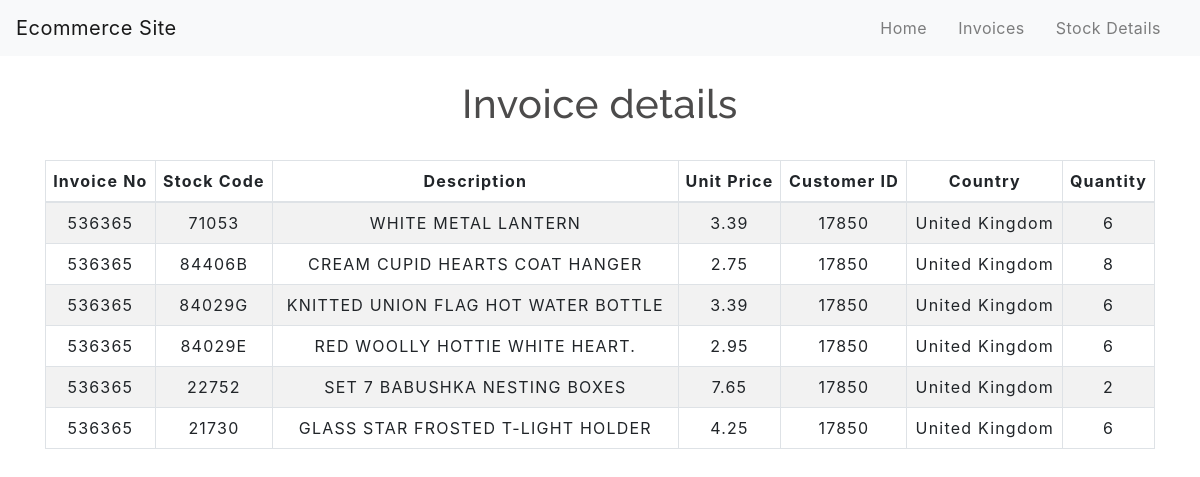
Screenshot of /query6.php?InvoiceNo=536365 with the database file from the repository.
### tables this page shows
CREATE TABLE `Orders` (
  `InvoiceNo` varchar(10) DEFAULT NULL,
  `StockCode` varchar(10) DEFAULT NULL,
  `Quantity` int(5) DEFAULT NULL,
  KEY `InvoiceNo` (`InvoiceNo`),
  KEY `StockCode` (`StockCode`),
  CONSTRAINT `Orders_ibfk_1` FOREIGN KEY (`InvoiceNo`) REFERENCES `Invoice` (`InvoiceNo`)
);

CREATE TABLE `Stock` (
  `StockCode` varchar(10) NOT NULL,
  `Description` varchar(50) DEFAULT NULL,
  `UnitPrice` float DEFAULT NULL,
  PRIMARY KEY (`StockCode`)
);

CREATE TABLE `Invoice` (
  `InvoiceNo` varchar(10) NOT NULL,
  `InvoiceDate` date DEFAULT NULL,
  `CustomerID` int(8) DEFAULT NULL,
  `Country` varchar(25) DEFAULT NULL,
  PRIMARY KEY (`InvoiceNo`)
);

### query6.php (the view, shortened to what this page needs)
<!DOCTYPE html>
<html lang="en">
<head>
    <link rel="stylesheet" href="https://maxcdn.bootstrapcdn.com/bootstrap/4.0.0/css/bootstrap.min.css">
    <link rel="stylesheet" type="text/css" href="css/table.css">
    <link rel="stylesheet" type="text/css" href="css/navbar.css">
</head>
<body>
<?php
    include 'config.php';
    $InvoiceNo = $_GET['InvoiceNo'];
$query = mysqli_query($conn, "SELECT Invoice.CustomerID, Invoice.Country, Orders.InvoiceNo, Orders.StockCode, Stock.Description, Stock.UnitPrice, Orders.Quantity FROM Orders INNER JOIN Invoice ON Orders.InvoiceNo = Invoice.InvoiceNo INNER JOIN Stock ON Orders.StockCode = Stock.StockCode WHERE Invoice.InvoiceNo = '".$InvoiceNo."'")
   or die (mysqli_error($conn));
?>
<?php
  include 'navbar.php';
?>
<div class="container">
        <h2 class="text-center pt-4">Invoice details</h2>
        <br>
            <div class="row">
                <div class="col">
                    <div class="table-responsive-sm">
                    <table class="table table-hover table-sm table-striped table-condensed table-bordered">
                        <thead>
                            <tr>
                            <th scope="col" class="text-center py-2">Invoice No</th>
                            <th scope="col" class="text-center py-2">Stock Code</th>
                            <th scope="col" class="text-center py-2">Description</th>
                            <th scope="col" class="text-center py-2">Unit Price</th>
                            <th scope="col" class="text-center py-2">Customer ID</th>
                            <th scope="col" class="text-center py-2">Country</th>
                            <th scope="col" class="text-center py-2">Quantity</th>
                            </tr>
                        </thead>
                        <tbody>
                <?php
                    while($rows=mysqli_fetch_assoc($query)){
                ?>
                    <tr>
                        <td class="py-2"><?php echo $rows['InvoiceNo'] ?></td>
                        <td class="py-2"><?php echo $rows['StockCode']?></td>
                        <td class="py-2"><?php echo $rows['Description']?></td>
                        <td class="py-2"><?php echo $rows['UnitPrice']?></td>
                        <td class="py-2"><?php echo $rows['CustomerID']?></td>
                        <td class="py-2"><?php echo $rows['Country']?></td>
                        <td class="py-2"><?php echo $rows['Quantity']?></td>
                    </tr>
                <?php
                    }
                ?>
                        </tbody>
                    </table>
                    </div>
                </div>
            </div>
         </div>
</body>
</html>

### navbar.php (shortened to what this page needs)
<nav class="navbar navbar-expand-md navbar-light bg-light">
<a class="navbar-brand" href="index.php">Ecommerce Site</a>
<div class="collapse navbar-collapse" id="collapsibleNavbar">
      <ul class="navbar-nav ml-auto">
        <li class="nav-item">
          <a class="nav-link" href="index.php">Home</a>
        </li>
        <li class="nav-item">
          <a class="nav-link" href="query1.php">Invoices</a>
        </li>
        <li class="nav-item">
          <a class="nav-link" href="query2.php">Stock Details</a>
        </li>
    </div>
 </nav>

### css/table.css (style rules this page uses)
* { padding: 10; margin: 0; box-sizing: border-box;] }
h2 { font-size: 40px; }
table { letter-spacing: 1.2px; }
td { text-align: center; }

### css/navbar.css (style rules this page uses)
.nav-link { margin-right: 15px; color:#2F363F; letter-spacing: 0.5px; transition: 0.5s; }
.navbar-brand { color: #4C4B4B; letter-spacing: 0.5px; }
h2 { color: #4C4B4B; letter-spacing: 0.5px; font-family: raleway; }

### rows the page displays
orders: InvoiceNo "536365", StockCode "71053", stock.Description "WHITE METAL LANTERN", stock.UnitPrice "3.39", InvoiceNo.CustomerID "17850", InvoiceNo.Country "United Kingdom", Quantity "6"
orders: InvoiceNo "536365", StockCode "84406B", stock.Description "CREAM CUPID HEARTS COAT HANGER", stock.UnitPrice "2.75", InvoiceNo.CustomerID "17850", InvoiceNo.Country "United Kingdom", Quantity "8"
orders: InvoiceNo "536365", StockCode "84029G", stock.Description "KNITTED UNION FLAG HOT WATER BOTTLE", stock.UnitPrice "3.39", InvoiceNo.CustomerID "17850", InvoiceNo.Country "United Kingdom", Quantity "6"
orders: InvoiceNo "536365", StockCode "84029E", stock.Description "RED WOOLLY HOTTIE WHITE HEART.", stock.UnitPrice "2.95", InvoiceNo.CustomerID "17850", InvoiceNo.Country "United Kingdom", Quantity "6"
orders: InvoiceNo "536365", StockCode "22752", stock.Description "SET 7 BABUSHKA NESTING BOXES", stock.UnitPrice "7.65", InvoiceNo.CustomerID "17850", InvoiceNo.Country "United Kingdom", Quantity "2"
orders: InvoiceNo "536365", StockCode "21730", stock.Description "GLASS STAR FROSTED T-LIGHT HOLDER", stock.UnitPrice "4.25", InvoiceNo.CustomerID "17850", InvoiceNo.Country "United Kingdom", Quantity "6"
